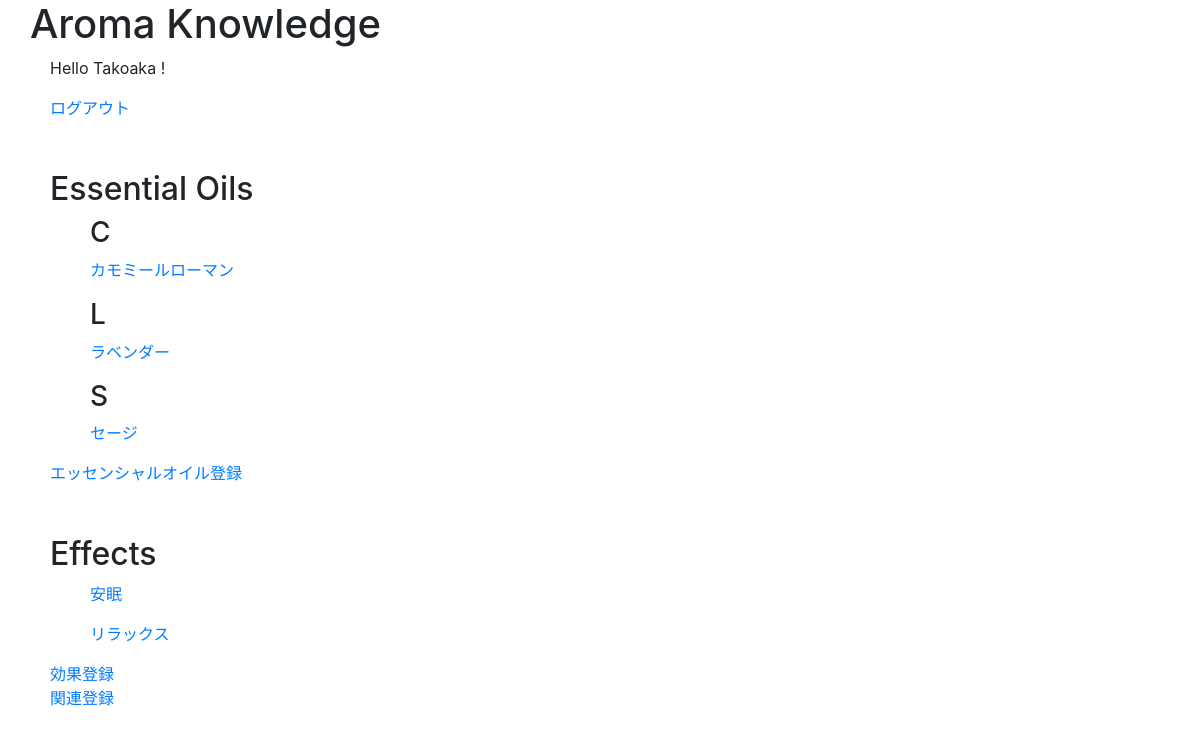
/mypage_top.php (signed in), run on an earlier commit of the app's database.
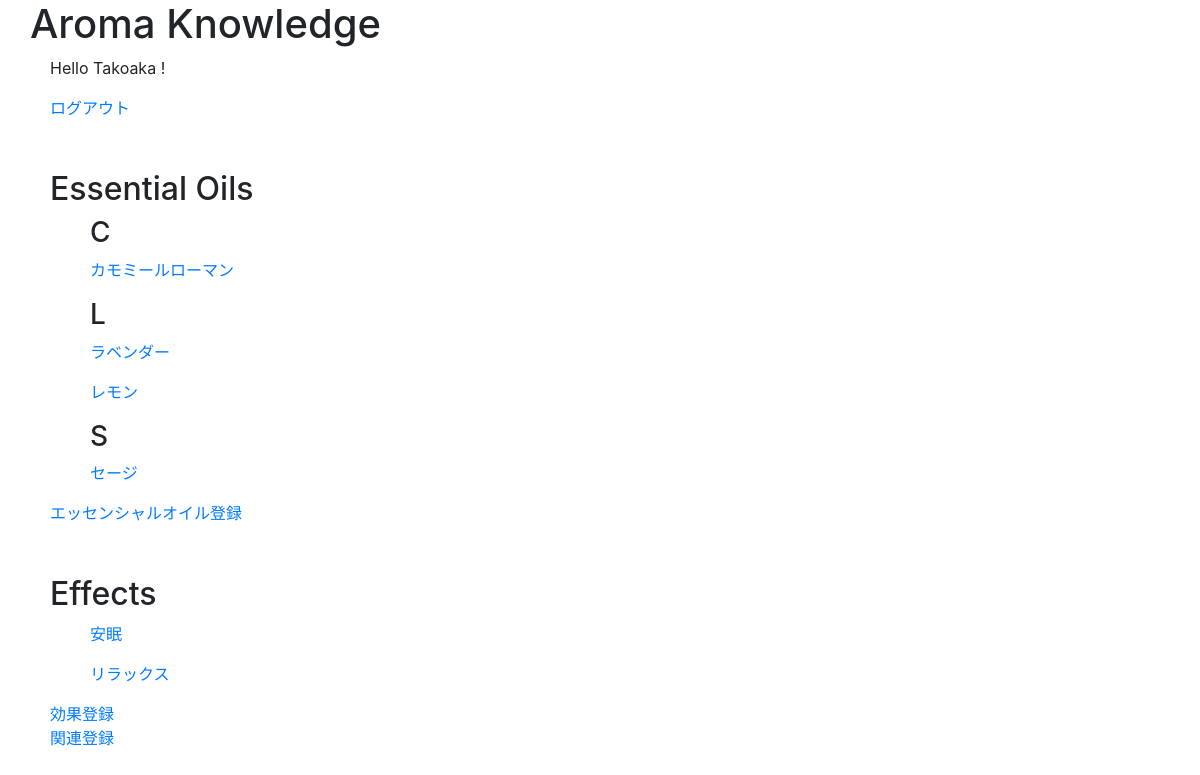
And on a later commit of the database.
### tables this page shows
CREATE TABLE `essential_oils` (
  `id` int(11) NOT NULL AUTO_INCREMENT,
  `name` varchar(255) NOT NULL,
  `scientific_name` varchar(255) NOT NULL,
  `plant_name` varchar(255) NOT NULL,
  `extraction` varchar(255) NOT NULL,
  `aroma` varchar(255) NOT NULL,
  `caution` varchar(255) NOT NULL,
  `english_name` varchar(255) NOT NULL,
  `user_id` int(11) NOT NULL,
  `image` varchar(255) NOT NULL,
  `created_at` timestamp NOT NULL DEFAULT CURRENT_TIMESTAMP,
  PRIMARY KEY (`id`),
  KEY `user_id` (`user_id`),
  CONSTRAINT `essential_oils_ibfk_1` FOREIGN KEY (`user_id`) REFERENCES `users` (`id`) ON DELETE CASCADE ON UPDATE CASCADE
);

CREATE TABLE `effects` (
  `id` int(11) NOT NULL AUTO_INCREMENT,
  `effect` varchar(255) NOT NULL,
  `content` varchar(255) NOT NULL,
  `caution` varchar(255) NOT NULL,
  `user_id` int(11) NOT NULL,
  `created_at` timestamp NOT NULL DEFAULT CURRENT_TIMESTAMP,
  PRIMARY KEY (`id`),
  KEY `user_id` (`user_id`),
  CONSTRAINT `effects_ibfk_1` FOREIGN KEY (`user_id`) REFERENCES `users` (`id`) ON DELETE CASCADE ON UPDATE CASCADE
);

### mypage_top.php (called while the page is built, shortened)
<?php
    require_once 'DAOs/OilDAO.php';
    require_once 'DAOs/EffectDAO.php';
    $login_user = $_SESSION['login_user'];
    $oils = OilDAO::get_all_oils_sort();
    $effects = EffectDAO::get_all_effects();
    include_once 'views/mypage_top_view.php';

### DAOs/OilDAO.php (called while the page is built, shortened)
<?php
    class OilDAO extends DAO{
        public static function get_all_oils_sort(){
            try{
                $pdo = self::get_connection();
                $stmt = $pdo->query('SELECT * FROM essential_oils ORDER BY english_name ASC');
                $stmt->setFetchMode(PDO::FETCH_CLASS|PDO::FETCH_PROPS_LATE, 'Oil');
                $oils = $stmt->fetchAll();
            }catch(PDOException $e){
            }finally{
                self::close_connection($pdo, $stmt);
            }
            return $oils;
        }
    }

### DAOs/EffectDAO.php (called while the page is built, shortened)
<?php
    class EffectDAO extends DAO{
        public static function get_all_effects(){
            try{
                $pdo = self::get_connection();
                $stmt = $pdo->query('SELECT * FROM effects');
                $stmt->setFetchMode(PDO::FETCH_CLASS|PDO::FETCH_PROPS_LATE, 'Effect');
                $effects = $stmt->fetchAll();
            }catch(PDOException $e){
            }finally{
                self::close_connection($pdo, $stmt);
            }
            return $effects;
        }
    }

### views/mypage_top_view.php (the view, shortened to what this page needs)
<!DOCTYPE html>
<html lag="ja">
    <head>
        <link rel="stylesheet" href="https://stackpath.bootstrapcdn.com/bootstrap/4.3.1/css/bootstrap.min.css">
        <link rel="stylesheet" href="css/style.css">
    </head>
    <body>
        <h1>Aroma Knowledge</h1>
        <p>Hello <?= $login_user->name ?> !</p>
        <p><a href="logout.php">ログアウト</a></p>
        <div class="essential_oils">
            <h2>Essential Oils</h2>
            <?php $pre_letter = ''; ?>
            <?php foreach($oils as $oil): ?>
            <ul>
                <?php $letter = strtoupper(substr($oil->english_name, 0,1)); ?>
                <?php if($letter !== $pre_letter): ?>
                <h3><?= $letter ?></h3>
                <?php endif; ?>
                <?php $pre_letter = $letter; ?>
                <li><a href="oil_detail.php?id=<?= $oil->id ?>"><?= $oil->name ?></a></li>
            </ul>
            <?php endforeach; ?>
            <p1><a href="oil_register.php">エッセンシャルオイル登録</a></p1><br>
        </div>
        <div class="effects">
            <h2>Effects</h2>
            <?php foreach($effects as $effect): ?>
            <ul>
                <li><a href="effect_detail_for_user.php?id=<?= $effect->id ?>"><?= $effect->effect ?></a></li>
            </ul>
            <?php endforeach; ?>
            <p1><a href="effect_register.php">効果登録</a></p1><br>
            <p1><a href="relation_register.php">関連登録</a></p1><br>
        </div>
    </body>
</html>

### css/style.css (style rules this page uses)
h1 { padding-left: 30px; }
p { margin-left: 50px; }
.essential_oils, .effects, .relations { margin: 50px 50px; }
.essential_oils ul, .effects ul, .relations ul { list-style: none; }

What changed in the data, as far as the page shows it:
added essential_oils: name "レモン"
